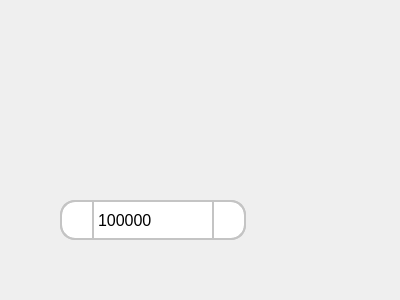
<?xml version="1.0" encoding="UTF-8"?>
<ui version="4.0">
 <class>Form</class>
 <widget class="QWidget" name="Form">
  <property name="geometry">
   <rect>
    <x>0</x>
    <y>0</y>
    <width>400</width>
    <height>300</height>
   </rect>
  </property>
  <property name="windowTitle">
   <string>Form</string>
  </property>
  <property name="styleSheet">
   <string notr="true">* {
	font-size: 16px;
}
</string>
  </property>
  <widget class="QSpinBox" name="spinBox">
   <property name="geometry">
    <rect>
     <x>60</x>
     <y>200</y>
     <width>186</width>
     <height>40</height>
    </rect>
   </property>
   <property name="sizePolicy">
    <sizepolicy hsizetype="Minimum" vsizetype="Fixed">
     <horstretch>0</horstretch>
     <verstretch>0</verstretch>
    </sizepolicy>
   </property>
   <property name="font">
    <font>
     <pointsize>-1</pointsize>
     <strikeout>false</strikeout>
     <kerning>true</kerning>
    </font>
   </property>
   <property name="contextMenuPolicy">
    <enum>Qt::DefaultContextMenu</enum>
   </property>
   <property name="styleSheet">
    <string notr="true">QSpinBox { 
	padding: 3px 0px;
	background-color: white;
	max-height: 30px;
	min-height: 30px;
	border: 2px solid #C4C4C4;
	border-radius: 15px;
	text-align: center;
}

QSpinBox::up-button {
	subcontrol-origin: border;
    subcontrol-position: right; /* position at the top right corner */

	width: 30px;
	max-height: 40px;
	min-height: 40px;
	border: 2px solid #C4C4C4;
	border-top-right-radius: 15px;
	border-bottom-right-radius: 15px;
}

QSpinBox::down-button {
 	subcontrol-origin: border;
    subcontrol-position: left; /* position at the top right corner */

	width: 30px;
	max-height: 40px;
	min-height: 40px;
	border: 2px solid #C4C4C4;
	border-bottom-left-radius: 15px;
	border-top-left-radius: 15px;
}</string>
   </property>
   <property name="maximum">
    <number>1000000</number>
   </property>
   <property name="value">
    <number>123456</number>
   </property>
  </widget>
 </widget>
 <resources/>
 <connections/>
</ui>
